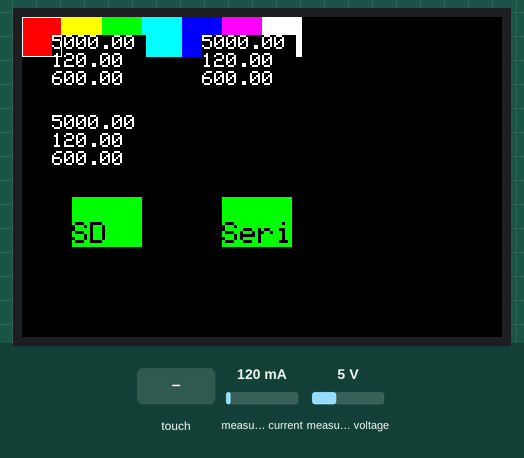
The sketch below on a simulated Arduino Nano, built with avr-gcc and run on an emulated ATmega328P. Parts: 480×320 colour display. The test bench sets the inputs (shaded band); at power-on: measured current 120 mA, measured voltage 5 V. What the sketch prints to the serial monitor is not drawn.

Above: at 2.6 s.
2.7 s: touch panel pressed at 13 % / 30 % of its raw x / y range
4.4 s: measured current set to 500 mA
At 5.8 s:
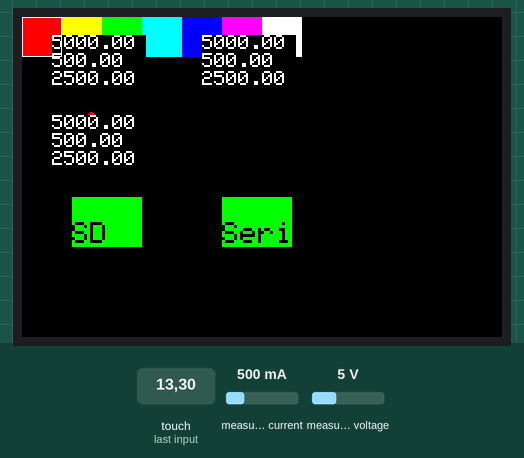
6.1 s: touch panel pressed at 13 % / 10 % of its raw x / y range
At 6.19 s:
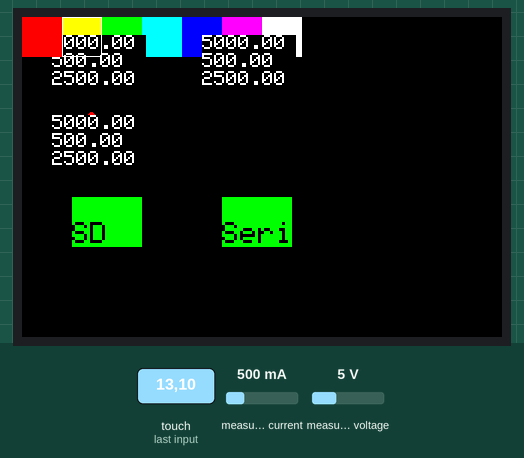
7.7 s: measured voltage set to 0.3 V
At 8.8 s:
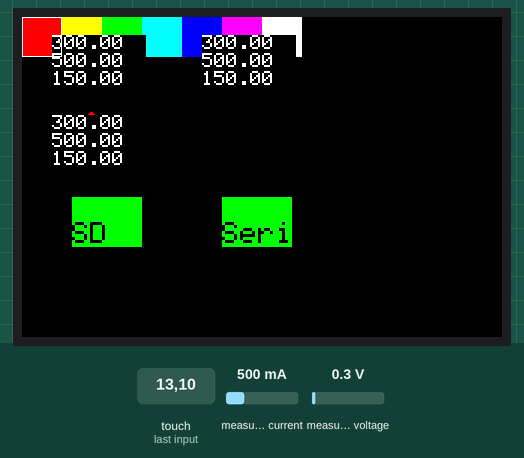
9.3 s: touch panel pressed at 38 % / 10 % of its raw x / y range
At 9.61 s:
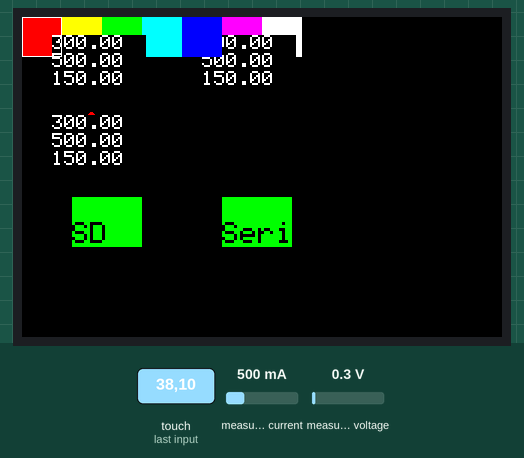
10.9 s: measured current set to 40 mA
At 11.5 s:
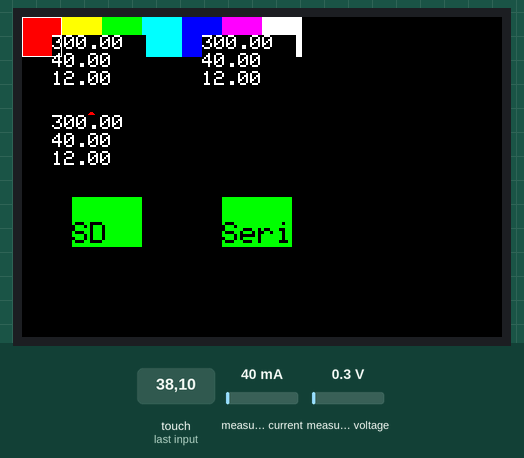
Timing chart, 0 to 13.6 s (numbered marks = the images above; inputs shaded):
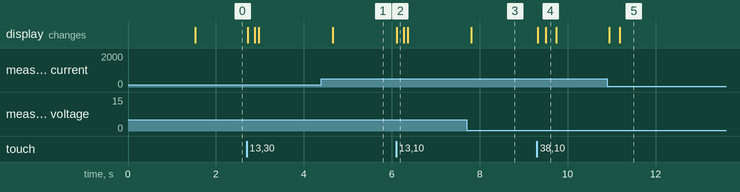

The sketch:

SP23-iiLab-Cubesat_Power_Supply-V2.ino
```cpp
/*** ****************************************************
 *  Title: Cubesat Power Supply Code V1.1
 *  Name(s): Anyell Mata, Christopher McCormick
 *  Date: 4-4-23
 *  Description:
 *
 *  V1.0: Anyell
 *  This code will utilize an Adafruit Feather M0 Proto and a 320x480 TFT Touchscreen Breakout
 *  to display voltage, current, power values that are supplying DORA cubesat. Logged data is stored
 *  on a built-in microSD holder.
 *
 *  V1.1:
 *  Components will be utilizing SPI instead of 8-bit wiring because it would require mapping the correct
 *  pin definitions for the chosen microcontroller, which is unavailable at the moment.
 *
 *  V2:
 *  The code demonstrates the old code and example code. There are issues with the touchscreen getPoint() function
 *  which appears to run only once. Need to organize SD card wiritng functions.
 ********************************************************/

#include <Adafruit_GFX.h>
#include <SPI.h>
#include "Adafruit_HX8357.h"
#include "TouchScreen.h"
#include "constants.h"
#include "power.h"
#include "sd_card_writer.h"
#include "lcd.h"

// Uncomment if Diagnostics are desired.
//#define PRINT_DIAG 1
//#define LOG_SERIAL 1
//#define ENABLE_TOUCH 1

// Timing Variables and Defintions
#define REFRESH_TIME_MS 200
#define REFRESH_SENSORS_MS 100
#define SERIAL_SEND_DATA_MS 200
#define TOUCH_LCD_QUERY_MS 100

uint32_t next_refresh_lcd_ms = 100;
uint32_t next_refresh_sens_ms = 100;
uint32_t next_serial_send_ms = 100;
uint32_t next_sd_refresh_ms = 100;
uint32_t next_ts_query_ms = 100;

struct power_output outputs[POWER_METER_COUNT];

// Function Pre-Declarations:
void collect_sens_data();
void refresh_lcd();
void send_data_serial();
void touch_query();
void send_data_sd();
void collect_sens_data();

void setup()
{
  delay(1000);
	Serial.begin(115200);
  Serial.println();
  Serial.println("HX8357D Test!");

  lcd_init();
//  ts_init();
//  meters_init();

  // Perform initial write of LCD Options
  lcd_print_power(outputs);

  tft.begin();
  tft.fillScreen(HX8357_BLACK);

  // make the color selection boxes
  tft.fillRect(0, 0, BOXSIZE, BOXSIZE, HX8357_RED);
  tft.fillRect(BOXSIZE, 0, BOXSIZE, BOXSIZE, HX8357_YELLOW);
  tft.fillRect(BOXSIZE*2, 0, BOXSIZE, BOXSIZE, HX8357_GREEN);
  tft.fillRect(BOXSIZE*3, 0, BOXSIZE, BOXSIZE, HX8357_CYAN);
  tft.fillRect(BOXSIZE*4, 0, BOXSIZE, BOXSIZE, HX8357_BLUE);
  tft.fillRect(BOXSIZE*5, 0, BOXSIZE, BOXSIZE, HX8357_MAGENTA);
  tft.fillRect(BOXSIZE*6, 0, BOXSIZE, BOXSIZE, HX8357_BLACK);
  tft.fillRect(BOXSIZE*6, 0, BOXSIZE, BOXSIZE, HX8357_WHITE);
   // select the current color 'red'
  tft.drawRect(0, 0, BOXSIZE, BOXSIZE, HX8357_WHITE);
  currentcolor = HX8357_RED;


	Serial.println("finished setup");
  Serial.println(F("Touch Paint!"));
}

void loop()
{

	collect_sens_data();
	refresh_lcd();
/*	#ifdef LOG_SERIAL
		if (serial_button.curr_state == 1)
			send_data_serial();
	#endif
*/
	lcd_button_print();
/*	#ifdef ENABLE_TOUCH
		touch_query();
	#endif
*/
	send_data_sd();

//##############
  // Retrieve a point
  TSPoint p = ts.getPoint();
  Serial.println("completed getPoint");
  // we have some minimum pressure we consider 'valid'
  // pressure of 0 means no pressing!
//  if (p.z < MINPRESSURE || p.z > MAXPRESSURE) {
//     return;
//  }

  Serial.print("X = "); Serial.print(p.x);
  Serial.print("\tY = "); Serial.print(p.y);
  Serial.print("\tPressure = "); Serial.println(p.z);

  // Scale from ~0->1000 to tft.width using the calibration #'s
  p.x = map(p.x, TS_MINX, TS_MAXX, 0, tft.width());
  p.y = map(p.y, TS_MINY, TS_MAXY, 0, tft.height());

//##############

/*
  Serial.print("("); Serial.print(p.x);
  Serial.print(", "); Serial.print(p.y);
  Serial.println(")");
*/

  if (p.y < BOXSIZE) {
     oldcolor = currentcolor;

     if (p.x < BOXSIZE) {
       currentcolor = HX8357_RED;
       tft.drawRect(0, 0, BOXSIZE, BOXSIZE, HX8357_WHITE);
     } else if (p.x < BOXSIZE*2) {
       currentcolor = HX8357_YELLOW;
       tft.drawRect(BOXSIZE, 0, BOXSIZE, BOXSIZE, HX8357_WHITE);
     } else if (p.x < BOXSIZE*3) {
       currentcolor = HX8357_GREEN;
       tft.drawRect(BOXSIZE*2, 0, BOXSIZE, BOXSIZE, HX8357_WHITE);
     } else if (p.x < BOXSIZE*4) {
       currentcolor = HX8357_CYAN;
       tft.drawRect(BOXSIZE*3, 0, BOXSIZE, BOXSIZE, HX8357_WHITE);
     } else if (p.x < BOXSIZE*5) {
       currentcolor = HX8357_BLUE;
       tft.drawRect(BOXSIZE*4, 0, BOXSIZE, BOXSIZE, HX8357_WHITE);
     } else if (p.x < BOXSIZE*6) {
       currentcolor = HX8357_MAGENTA;
       tft.drawRect(BOXSIZE*5, 0, BOXSIZE, BOXSIZE, HX8357_WHITE);
     } else if (p.x < BOXSIZE*7) {
       currentcolor = HX8357_WHITE;
       tft.drawRect(BOXSIZE*6, 0, BOXSIZE, BOXSIZE, HX8357_RED);
     } else if (p.x < BOXSIZE*8) {
       currentcolor = HX8357_BLACK;
       tft.drawRect(BOXSIZE*7, 0, BOXSIZE, BOXSIZE, HX8357_WHITE);
     }
    if (oldcolor != currentcolor) {
        if (oldcolor == HX8357_RED)
          tft.fillRect(0, 0, BOXSIZE, BOXSIZE, HX8357_RED);
        if (oldcolor == HX8357_YELLOW)
          tft.fillRect(BOXSIZE, 0, BOXSIZE, BOXSIZE, HX8357_YELLOW);
        if (oldcolor == HX8357_GREEN)
          tft.fillRect(BOXSIZE*2, 0, BOXSIZE, BOXSIZE, HX8357_GREEN);
        if (oldcolor == HX8357_CYAN)
          tft.fillRect(BOXSIZE*3, 0, BOXSIZE, BOXSIZE, HX8357_CYAN);
        if (oldcolor == HX8357_BLUE)
          tft.fillRect(BOXSIZE*4, 0, BOXSIZE, BOXSIZE, HX8357_BLUE);
        if (oldcolor == HX8357_MAGENTA)
          tft.fillRect(BOXSIZE*5, 0, BOXSIZE, BOXSIZE, HX8357_MAGENTA);
        if (oldcolor == HX8357_WHITE)
          tft.fillRect(BOXSIZE*6, 0, BOXSIZE, BOXSIZE, HX8357_WHITE);
        if (oldcolor == HX8357_BLACK)
          tft.fillRect(BOXSIZE*7, 0, BOXSIZE, BOXSIZE, HX8357_BLACK);
     }
  }
  if (((p.y-PENRADIUS) > BOXSIZE) && ((p.y+PENRADIUS) < tft.height())) {
    tft.fillCircle(p.x, p.y, PENRADIUS, currentcolor);
  }
}

void touch_query()
{
	if (next_ts_query_ms < millis())
	{
//		touch_listener();
		lcd_button_print();
		next_ts_query_ms = millis()+TOUCH_LCD_QUERY_MS;
	}
}

void send_data_serial()
{
	if (next_serial_send_ms < millis())
	{
		print_power(outputs);
		next_serial_send_ms = millis()+SERIAL_SEND_DATA_MS;
	}
}

void send_data_sd()
{
	if (sd_button.curr_state == 1)
	{
		if (next_sd_refresh_ms < millis())
		{
      writeDataToSD();
//			write_power_data(outputs);
			next_sd_refresh_ms + millis()+REFRESH_TIME_MS;
		}
	}
}

void collect_sens_data()
{
	if (next_refresh_sens_ms < millis())
	{
		get_data_sensors(outputs);
		next_refresh_sens_ms + millis()+REFRESH_TIME_MS;
	}
}

void refresh_lcd()
{
	if (next_refresh_lcd_ms < millis())
	{
		lcd_print_power_faster(outputs);
		next_refresh_lcd_ms = millis()+REFRESH_TIME_MS;
	}
}
```

constants.h
```cpp
//#define LOGFILE "data.csv"

//#define SD_PIN 5
```

power.h
```cpp
#include <Adafruit_INA260.h>

#define POWER_METER_COUNT 3

Adafruit_INA260 power_meter_arr[POWER_METER_COUNT];
uint8_t power_meter_addr[] = {0x40,0x41,0x44,0x45};

//struct for cleaning up output variables
struct power_output {
	double voltage;
	double current;
	double power;
	long time_ms;
};

//Function declarations
void meters_init();
void get_data_sensors(struct power_output outputs[POWER_METER_COUNT]);
void print_power(struct power_output outputs[POWER_METER_COUNT]);


// performs intialization and loops until it can be performed.
void meters_init()
{
	// TODO add the implementation for multiple power meters

	uint8_t i;
	for (i=0;i<POWER_METER_COUNT;i++)
	{
		power_meter_arr[i] = Adafruit_INA260();
		if (!power_meter_arr[i].begin(power_meter_addr[i]))
		{
			Serial.print("Could not find power meter: ");Serial.println(i);
//			while(1);
		}
	}
	Serial.println("found power meters");
}

// loops through each sensor and reads the voltage,current,power registers
void get_data_sensors(struct power_output outputs[POWER_METER_COUNT])
{
	int i;
	for (i=0; i< POWER_METER_COUNT; i++)
	{
		outputs[i].voltage = power_meter_arr[i].readBusVoltage();
		outputs[i].current = power_meter_arr[i].readCurrent();
		outputs[i].power = power_meter_arr[i].readPower();
		outputs[i].time_ms = millis();
	}

	#ifdef PRINT_DIAG
		print_power(outputs);
	#endif

}

//output in csv format all in milli units "sens index, voltage, current, power"
void print_power(struct power_output outputs[POWER_METER_COUNT])
{
	int i;
	Serial.println("");
	for (i=0; i < POWER_METER_COUNT; i++)
	{
		Serial.print(i);Serial.print(",");Serial.print(outputs[i].voltage);
		Serial.print(",");Serial.print(outputs[i].current);
		Serial.print(",");Serial.println(outputs[i].power);
	}
}
```

sd_card_writer.h
```cpp
//SD Card Writer Functions

#include <SD.h>
#include <SPI.h>

#define SD_CS 7       //The Chip Select for the SD card is attached to digital pin 7 on the Arduino Every
#define SD_PIN 7      //same thing but for legacy definition

#define LOGFILE "data.csv"
File log_file;
boolean groundMode = 0;
// Variable for file name
char logFileName[16];
//Character strings for writing data to memory, took out pm1,pm2,pm4,pm10,VOCI //
//String header = "Time,hp,X,Y,Z,IT,Volt3V,latitude,longitude,Alt";
String dataString = ""; //holds the entire data string for each read cycles

const char header = "time (ms), Monitor Ind, Voltage (mV), Current (mA), Power (mW)";

void setup_sdcard()
{
	if (!SD.begin(SD_PIN))
	{
		while(1); // wait for sd card to initialize
	}

	log_file = SD.open(LOGFILE, FILE_WRITE);
}

void setup_sdcard_read()
{
	if (!SD.begin(SD_PIN))
	{
		while(1); // wait for SD card initialization
	}

	log_file = SD.open(LOGFILE);
}

void read_line()
{
	if (log_file)
	{
		while(log_file.available())
		{
			Serial.write(log_file.read());
		}
		Serial.println("finished writing");
	}
}

void close_file()
{
	if (log_file)
		log_file.close();
}

// important to note that the sd card is closed each time for each read. So this could slow down the data rate slightly
void write_int(uint16_t data)
{
	if (log_file)
	{
		log_file.print(data);
		log_file.close();
	}
}

// used for printing out headers, make sure a c string is passed
void write_str_char(const char * data)
{
	if (log_file)
	{
		log_file.println(data);
	}
}

void flush_sd()
{
	if (log_file)
	{
		log_file.flush();
	}
}

void write_power_data(struct power_output * power_log)
{
	if (log_file)
	{
		uint8_t i;
		for (i=0; i<POWER_METER_COUNT; i++)
		{
			log_file.print(power_log[i].time_ms);
			log_file.print(",");
			log_file.print(i);
			log_file.print(",");
			log_file.print(power_log[i].voltage);
			log_file.print(",");
			log_file.print(power_log[i].current);
			log_file.print(",");
			log_file.println(power_log[i].power);
		}
	}
	flush_sd();
}
//#############################################################################################################
//--->FUNCTION is called when the system starts or after a power reset to enable recording data to the SD card.
boolean SDCardInit()
{
  Serial.println();
  Serial.println("Initializing SD card...");

  // see if the card is present and can be initialized:
  if (!SD.begin(SD_CS))
  {
    Serial.println("Card failed, or not present");
    delay(100);
    // Can't do anything more.  Try another time....
    return 1;
  }

  // The Card is present so find an unused file name
  // Serial.println("searching for an unused file name... ");
  // Start with LOG0.CSV and count up until an unused file name is found.
  for (int i = 0; i < 1000; i++)
  {
    sprintf(logFileName, "LOG%d.CSV", i);
    if (!SD.exists(logFileName))
    {
      break;
    }
  }

  Serial.print("The Log filename is:  ");
    Serial.println(logFileName);

  File dataFile = SD.open(logFileName, FILE_WRITE);

  // Write the header including sensor names to the newly opened file
  dataString = header;

  if (dataFile)
  {
    dataFile.println(dataString);
    dataFile.close();
    //Serial.println("SD Card initialized and data written.");
    return (1);                           // Able to write to SD card
  }
  else
  {
    //Serial.println("SD card present but unable to write to file");
    sprintf(logFileName, "LOG0.CSV");     // Clear out the file name to force the program to find a unused file name
    return (0);                           // Unable to write to SD card
  }
}

boolean writeDataToSD()
{
  File dataFile = SD.open(logFileName, FILE_WRITE);

  // if the file is available, write to it:
  if (dataFile)
  {
-    dataFile.println(dataString);
    dataFile.close();
    return (1);                                             // Return a 1 since the write was successful LED Blink
  }

  // if the file isn't open, notify that there was an error and re-initialize  the card
  else
  {
    if (groundMode) Serial.println();
    if (groundMode) Serial.print("error writing to file: ");
    if (groundMode) Serial.println(logFileName);
    dataFile.close();
    delay(100);
    if (groundMode) Serial.println("Re - Initializing SD card...");
    return (SDCardInit());          //Return a 0 if successful to disable LED Blink
  }
}
```

Source omitted: lcd.h (7358 bytes)

Measured:
- after the input at 4.4 s, the display: changes after 0.26 s (image 1)
- after the input at 6.1 s, the display: changes at once (image 2)
- after the input at 7.7 s, the display: changes after 0.11 s (image 3)
- after the input at 9.3 s, the display: first changes at once (image 4 shows a later state)
- after the input at 10.9 s, the display: first changes at once (image 5 shows a later state)
